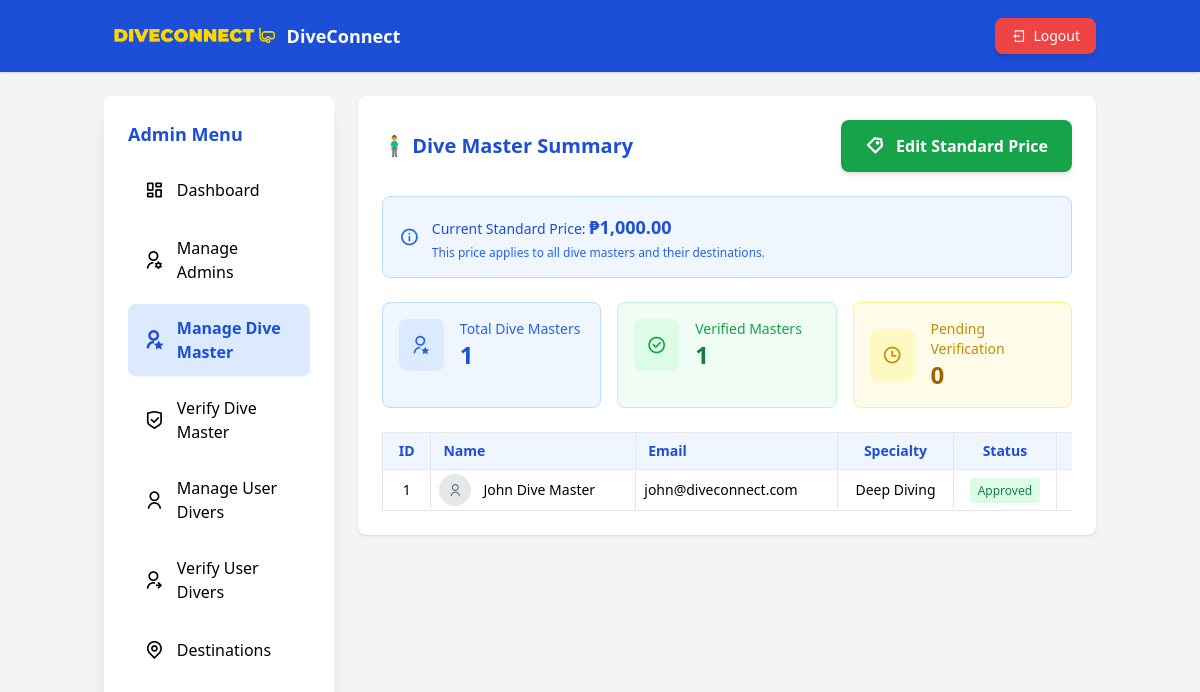
The page /admin/manage_divers.php (signed in) on the database its author committed.
### tables this page shows
CREATE TABLE `divers` (
  `id` int(11) NOT NULL,
  `fullname` varchar(150) NOT NULL,
  `email` varchar(150) NOT NULL,
  `password` varchar(255) NOT NULL,
  `whatsapp_number` varchar(50) NOT NULL,
  `pro_org` varchar(100) DEFAULT NULL,
  `pro_diver_id` varchar(100) NOT NULL,
  `specialty` varchar(150) DEFAULT NULL,
  `profile_pic` varchar(255) DEFAULT NULL,
  `valid_id` varchar(255) DEFAULT NULL,
  `qr_code` varchar(255) DEFAULT NULL,
  `gcash_receipt` varchar(255) DEFAULT NULL,
  `level` varchar(100) DEFAULT '',
  `nationality` varchar(100) DEFAULT NULL,
  `language` varchar(100) DEFAULT NULL,
  `price` decimal(10,2) DEFAULT 0.00,
  `max_pax` int(11) DEFAULT 6,
  `verification_status` enum('pending','verified','rejected','approved') DEFAULT 'pending',
  `approved_by` int(11) DEFAULT NULL,
  `rejected_by` int(11) DEFAULT NULL,
  `action_date` datetime DEFAULT NULL,
  `rating` decimal(3,2) DEFAULT 0.00,
  `experience` text DEFAULT NULL,
  `tin_id` varchar(255) DEFAULT NULL,
  `signature` varchar(255) DEFAULT NULL,
  `reset_token` varchar(255) DEFAULT NULL,
  `token_expiry` datetime DEFAULT NULL,
  `created_at` timestamp NOT NULL DEFAULT current_timestamp()
);

### admin/manage_divers.php (the view, shortened to what this page needs)
<?php
require '../includes/db.php';
function e($v) { return htmlspecialchars($v, ENT_QUOTES, 'UTF-8'); }
function fileExists($path) {
    if (empty($path)) return false;
    $cleanPath = ltrim($path, './');
    $cleanPath = str_replace('../', '', $cleanPath);
    $fullPath = __DIR__ . '/../admin/uploads/' . $cleanPath;
    return file_exists($fullPath) && is_file($fullPath);
}
function getImagePath($dbPath) {
    if (empty($dbPath)) return null;
    return '../admin/uploads/' . $dbPath;
}
$res = $conn->query("
    SELECT d.*
    FROM divers d
    ORDER BY d.specialty ASC
");
$divers = $res ? $res->fetch_all(MYSQLI_ASSOC) : [];
$total_divers = count($divers);
$verified_divers = count(array_filter($divers, function($diver) {
    return $diver['verification_status'] == 'verified' || $diver['verification_status'] == 'approved';
}));
$pending_divers = count(array_filter($divers, function($diver) {
    return $diver['verification_status'] == 'pending';
}));
$current_standard_price = 1000.00;
if (!empty($divers)) {
    $current_standard_price = floatval($divers[0]['price']);
}
?>
<!DOCTYPE html>
<html lang="en">
<head>
<script src="https://cdn.tailwindcss.com"></script>
<link rel="stylesheet" href="https://cdn.jsdelivr.net/npm/remixicon/fonts/remixicon.css">
</head>
<body class="flex flex-col min-h-screen bg-gray-100 font-sans">
<header class="bg-blue-700 text-white shadow sticky top-0 z-50">
  <div class="container mx-auto flex justify-between items-center p-3 sm:p-4">
    <div class="flex items-center gap-2 sm:gap-3">
      <img src="../assets/images/GROUP_4_-_DIVE_CONNECT-removebg-preview.png" alt="DiveConnect" class="h-8 sm:h-10">
      <span class="hidden sm:inline text-lg font-semibold">DiveConnect</span>
    </div>
    <button id="logoutBtn" class="bg-red-500 hover:bg-red-600 px-3 sm:px-4 py-2 rounded-lg text-sm font-medium transition-colors shadow-md hover:shadow-lg">
      <i class="ri-logout-box-line mr-1"></i>
      <span class="hidden sm:inline">Logout</span>
    </button>
  </div>
</header>
<div class="container mx-auto grid grid-cols-1 md:grid-cols-12 gap-4 sm:gap-6 mt-4 sm:mt-6 px-3 sm:px-4 pb-6">
  <aside id="sidebar" class="md:col-span-3 bg-white rounded-lg shadow-xl fixed md:sticky top-0 left-0 h-full md:h-screen w-72 md:w-auto transform -translate-x-full md:translate-x-0 transition-transform duration-300 z-50 md:z-auto overflow-y-auto hide-scrollbar">
    <div class="p-4 sm:p-6">
      <h3 class="hidden md:block text-lg font-semibold text-blue-700 mb-4">Admin Menu</h3>
      <nav class="space-y-1.5 sm:space-y-2">
        <a href="admin_dashboard.php" class="flex items-center gap-3 px-3 sm:px-4 py-3 rounded-lg hover:bg-blue-50"><i class="ri-dashboard-line text-xl"></i><span>Dashboard</span></a>
        <a href="manage_admins.php" class="flex items-center gap-3 px-3 sm:px-4 py-3 rounded-lg hover:bg-blue-50"><i class="ri-user-settings-line text-xl"></i><span>Manage Admins</span></a>
        <a href="manage_divers.php" class="flex items-center gap-3 px-3 sm:px-4 py-3 rounded-lg bg-blue-100 text-blue-700 font-semibold shadow-sm"><i class="ri-user-star-line text-xl"></i><span>Manage Dive Master</span></a>
        <a href="verify_divers.php" class="flex items-center gap-3 px-3 sm:px-4 py-3 rounded-lg hover:bg-blue-50"><i class="ri-shield-check-line text-xl"></i><span>Verify Dive Master</span></a>
        <a href="manage_user_divers.php" class="flex items-center gap-3 px-3 sm:px-4 py-3 rounded-lg hover:bg-blue-50"><i class="ri-user-line text-xl"></i><span>Manage User Divers</span></a>
        <a href="verify_user_divers.php" class="flex items-center gap-3 px-3 sm:px-4 py-3 rounded-lg hover:bg-blue-50"><i class="ri-user-shared-line text-xl"></i><span>Verify User Divers</span></a>
        <a href="manage_destinations.php" class="flex items-center gap-3 px-3 sm:px-4 py-3 rounded-lg hover:bg-blue-50 transition-colors">
          <i class="ri-map-pin-line text-xl"></i>
          <span>Destinations</span>
        </a>
      </nav>
    </div>
  </aside>
  <main class="md:col-span-9">
    <div class="bg-white rounded-lg shadow p-4 sm:p-6 overflow-x-auto">
      <div class="flex flex-col sm:flex-row justify-between items-start sm:items-center mb-6 gap-4">
        <h2 class="text-xl font-semibold text-blue-700">🧍‍♂️ Dive Master Summary</h2>
        <button type="button" onclick="openStandardPriceModal()"
                class="w-full sm:w-auto bg-green-600 hover:bg-green-700 text-white px-6 py-3 rounded-lg font-semibold shadow-md transition-all hover:shadow-lg flex items-center gap-3 justify-center">
          <i class="ri-price-tag-3-line text-lg"></i>
          <span>Edit Standard Price</span>
        </button>
      </div>
      <div class="bg-blue-50 border border-blue-200 rounded-lg p-4 mb-6">
        <div class="flex items-center gap-3">
          <i class="ri-information-line text-blue-600 text-xl"></i>
          <div>
            <p class="text-sm text-blue-700 font-medium">
              Current Standard Price: <strong class="text-lg">₱<?= number_format($current_standard_price, 2) ?></strong>
            </p>
            <p class="text-xs text-blue-600 mt-1">
              This price applies to all dive masters and their destinations.
            </p>
          </div>
        </div>
      </div>
      <div class="grid grid-cols-1 md:grid-cols-3 gap-4 mb-6">
        <div class="bg-blue-50 border border-blue-200 rounded-lg p-4">
          <div class="flex items-center">
            <div class="bg-blue-100 p-3 rounded-lg mr-4">
              <i class="ri-user-star-line text-blue-600 text-xl"></i>
            </div>
            <div>
              <p class="text-sm text-blue-600 font-medium">Total Dive Masters</p>
              <p class="text-2xl font-bold text-blue-700"><?= $total_divers ?></p>
            </div>
          </div>
        </div>
        <div class="bg-green-50 border border-green-200 rounded-lg p-4">
          <div class="flex items-center">
            <div class="bg-green-100 p-3 rounded-lg mr-4">
              <i class="ri-checkbox-circle-line text-green-600 text-xl"></i>
            </div>
            <div>
              <p class="text-sm text-green-600 font-medium">Verified Masters</p>
              <p class="text-2xl font-bold text-green-700"><?= $verified_divers ?></p>
            </div>
          </div>
        </div>
        <div class="bg-yellow-50 border border-yellow-200 rounded-lg p-4">
          <div class="flex items-center">
            <div class="bg-yellow-100 p-3 rounded-lg mr-4">
              <i class="ri-time-line text-yellow-600 text-xl"></i>
            </div>
            <div>
              <p class="text-sm text-yellow-600 font-medium">Pending Verification</p>
              <p class="text-2xl font-bold text-yellow-700"><?= $pending_divers ?></p>
            </div>
          </div>
        </div>
      </div>
      <?php if ($divers): ?>
      <div class="overflow-x-auto hide-scrollbar">
        <table class="min-w-[900px] text-sm border border-gray-200 table-auto">
          <thead class="bg-blue-50 text-blue-700">
            <tr>
              <th class="border px-3 py-2 text-center">ID</th>
              <th class="border px-3 py-2 text-left">Name</th>
              <th class="border px-3 py-2 text-left">Email</th>
              <th class="border px-3 py-2 text-center">Specialty</th>
              <th class="border px-3 py-2 text-center">Status</th>
              <th class="border px-3 py-2 text-center">Price</th>
            </tr>
          </thead>
          <tbody>
            <?php foreach ($divers as $d):
              $profilePicPath = getImagePath($d['profile_pic']);
              $hasProfilePic = fileExists($d['profile_pic']);
            ?>
            <tr class="hover:bg-gray-50">
              <td class="border px-2 py-1 text-center"><?= e($d['id']) ?></td>
              <td class="border px-2 py-1">
                <div class="flex items-center gap-3">
                  <?php if ($hasProfilePic && $profilePicPath): ?>
                    <img src="<?= e($profilePicPath) ?>" alt="Profile" class="w-8 h-8 rounded-full object-cover"
                         onerror="this.style.display='none'; this.nextElementSibling.style.display='flex';">
                    <div class="w-8 h-8 bg-gray-200 rounded-full flex items-center justify-center" style="display: none;">
                      <i class="ri-user-line text-gray-500"></i>
                    </div>
                  <?php else: ?>
                    <div class="w-8 h-8 bg-gray-200 rounded-full flex items-center justify-center">
                      <i class="ri-user-line text-gray-500"></i>
                    </div>
                  <?php endif; ?>
                  <span class="font-medium"><?= e($d['fullname']) ?></span>
                </div>
              </td>
              <td class="border px-2 py-1"><?= e($d['email']) ?></td>
              <td class="border px-2 py-1 text-center"><?= e($d['specialty']) ?></td>
              <td class="border px-2 py-1 text-center">
                <span class="px-2 py-1 rounded text-xs font-medium
                <?= ($d['verification_status']=='verified'||$d['verification_status']=='approved')?'bg-green-100 text-green-700':
                   (($d['verification_status']=='rejected')?'bg-red-100 text-red-700':'bg-yellow-100 text-yellow-700') ?>">
                  <?= ucfirst($d['verification_status']) ?>
                </span>
              </td>
              <td class="border px-2 py-1 text-center">
              </td>
            </tr>
            <?php endforeach; ?>
          </tbody>
        </table>
      </div>
      <?php else: ?>
        <p class="text-gray-600">No divers found in the database.</p>
      <?php endif; ?>
    </div>
  </main>
</div>
</body>
</html>

### admin/manage_divers.php (style rules this page uses)
.hide-scrollbar { -ms-overflow-style: none; scrollbar-width: none; }

### rows shown on the page
divers: price "1,000.00", verification_status "1", verification_status "0", id "1", fullname "John Dive Master", email "john@diveconnect.com", specialty "Deep Diving", verification_status "Approved"

### other values the page prints
$total_divers "1"
